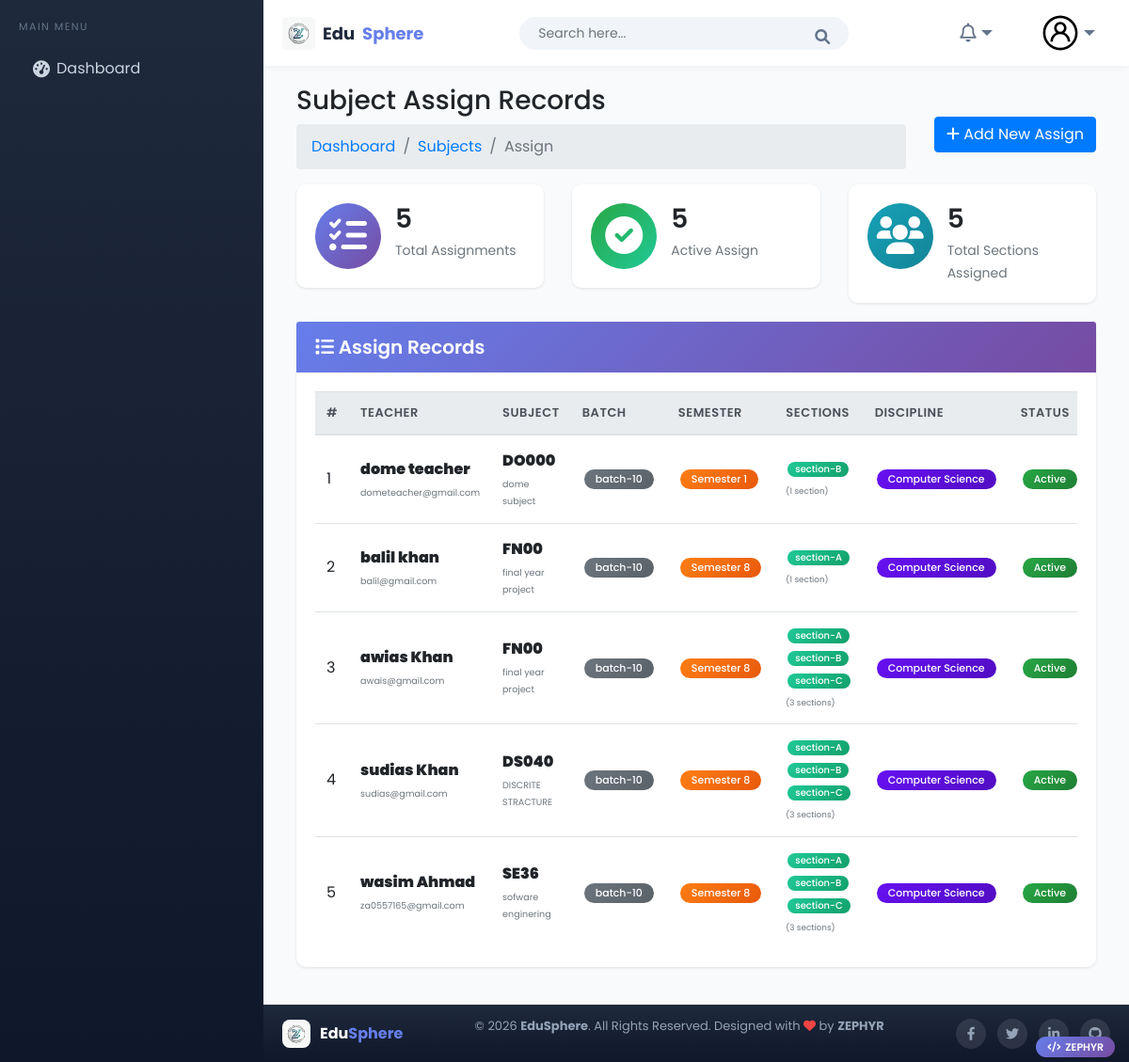
/subjectassign/view/, run on the app's committed database.
### subject/models.py (models this page shows, shortened)
class SubjectAssign(models.Model):
    teacher = models.ForeignKey(
        Teacher,
        on_delete=models.CASCADE,
        related_name="assigned_subjects",
        verbose_name="Teacher",
        help_text="Select the teacher for this subject"
    )
    subject = models.ForeignKey(
        Subject,
        on_delete=models.CASCADE,
        related_name="assigned_teachers",
        verbose_name="Subject",
        help_text="Select the subject to assign"
    )
    batch = models.ForeignKey(
        Batch,
        on_delete=models.CASCADE,
        related_name="subject_assignments",
        verbose_name="Batch",
        help_text="Select the batch for this assignment"
    )
    semester = models.ForeignKey(
        Semester,
        on_delete=models.CASCADE,
        related_name="subject_assignments",
        verbose_name="Semester",
        help_text="Select the semester for this assignment"
    )
    sections = models.ManyToManyField(
        Section,
        related_name="subject_assignments",
        verbose_name="Sections",
        help_text="Select multiple sections for this assignment"
    )
    assigned_date = models.DateField(
        auto_now_add=True,
        verbose_name="Assigned Date"
    )
    discipline = models.ForeignKey(
        Discipline,
        on_delete=models.CASCADE,
        verbose_name="Discipline"
    )
    is_active = models.BooleanField(
        default=True,
        verbose_name="Active SubjectAssign"
    )
    class Meta:
        verbose_name = "Subject Assignment"
        verbose_name_plural = "Subject Assignments"
        unique_together = ['teacher', 'subject', 'batch', 'semester']
        ordering = ['teacher', 'subject']

class Subject(models.Model):
    SUBJECT_TYPE_CHOICES = [
        ('core', 'Core'),
        ('elective', 'Elective'),
    ]
    name = models.CharField(
        max_length=100,
        verbose_name="Subject Name",
        help_text="Enter the full name of the subject"
    )
    code = models.CharField(
        max_length=20,
        unique=True,
        verbose_name="Subject Code",
        help_text="Short code for the subject (e.g., CS101)"
    )
    subject_type = models.CharField(
        max_length=10,
        choices=SUBJECT_TYPE_CHOICES,
        default='core',
        verbose_name="Subject Type"
    )
    prerequisites = models.ManyToManyField(
        'self',
        symmetrical=False,
        blank=True,
        verbose_name="Prerequisite Subjects",
        help_text="Select subjects that must be completed before taking this subject",
        related_name='is_prerequisite_for'
    )
    credit_hours = models.PositiveSmallIntegerField(
        default=3,
        validators=[
            MinValueValidator(1),
            MaxValueValidator(10)
        ],
        verbose_name="Credit Hours",
        help_text="Number of credit hours for this subject"
    )
    description = models.TextField(
        blank=True,
        null=True,
        verbose_name="Description",
        help_text="Optional description about the subject"
    )
    created_at = models.DateTimeField(auto_now_add=True)
    updated_at = models.DateTimeField(auto_now=True)
    is_active = models.BooleanField(default=True)
    class Meta:
        verbose_name = "Subject"
        verbose_name_plural = "Subjects"
        ordering = ['code']

### teachers/models.py (models this page shows, shortened)
class Teacher(models.Model):  #
    user = models.OneToOneField(CustomUser, on_delete=models.CASCADE, related_name="teacher", null=True, blank=True)
    first_name = models.CharField(max_length=100)
    last_name = models.CharField(max_length=100)
    father_name = models.CharField(max_length=100)
    teacher_id = models.CharField(max_length=20, unique=True)
    gender = models.CharField(max_length=10, choices=[('Male','Male'),('Female','Female'),('Others','Others')], blank=True, null=True)
    date_of_birth = models.DateField(null=True, blank=True)
    salary = models.DecimalField(max_digits=10, decimal_places=2,blank=True,null=True)
    religion = models.CharField(max_length=50, blank=True)
    joining_date = models.DateField(null=True, blank=True)
    mobile_number = models.CharField(max_length=15)
    email = models.EmailField(max_length=100)
    field = models.CharField(max_length=50, verbose_name="Specialization")
    experience = models.PositiveIntegerField(blank=True,null=True)
    teacher_image = models.ImageField(upload_to='teachers/', blank=True)
    slug = models.SlugField(max_length=255, unique=True, blank=True)
    is_active = models.BooleanField(default=True)
    role = models.CharField(max_length=50, blank=True, default="Teacher")
    class Meta:
        ordering = ['first_name', 'last_name']
        verbose_name = "Teacher"
        verbose_name_plural = "Teachers"

### Academic/models.py (models this page shows, shortened)
class Batch(models.Model):
    name = models.CharField(max_length=10)
    start_session = models.CharField(max_length=10)
    end_session = models.CharField(max_length=10)
    discipline = models.ForeignKey(Discipline, on_delete=models.CASCADE)

class Semester(models.Model):
    number = models.IntegerField(
        validators=[MinValueValidator(1), MaxValueValidator(8)],
        unique=True
    )

class Section(models.Model):  # Changed from Sections to Section (singular)
    name = models.CharField(max_length=10)
    batch = models.ForeignKey(Batch, on_delete=models.CASCADE)
    discipline = models.ForeignKey(Discipline, on_delete=models.CASCADE)
    class Meta:
        unique_together = ('name', 'batch')

class Discipline(models.Model):  # Fixed spelling from Decipline to Discipline
    PROGRAM_CHOICES = [
        ('BS', 'BS'),
        ('MS', 'MS'),
        ('PhD', 'PhD'),
    ]
    FIELD_CHOICES = [
        ('Computer Science', 'Computer Science'),
        ('Software Engineering', 'Software Engineering'),
        ('Artificial Intelligence', 'Artificial Intelligence'),
        ('Cyber Security', 'Cyber Security'),
        ('Data Science', 'Data Science'),
    ]
    program = models.CharField(max_length=40, choices=PROGRAM_CHOICES)
    field = models.CharField(max_length=40, choices=FIELD_CHOICES)
    class Meta:
        unique_together = ('program', 'field')
        verbose_name_plural = "Disciplines"

### subject/views.py (the view)
# urls.py: path('assign/view/', views.show_subject_assign, name='show_subject_assign'),
def show_subject_assign(request):
    assigns = SubjectAssign.objects.select_related(
        "teacher", "subject", "batch", "semester", "discipline"
    ).prefetch_related("sections").order_by('-id')
    subject_id = request.GET.get('subject')
    teacher_id = request.GET.get('teacher')
    batch_id = request.GET.get('batch')
    semester_id = request.GET.get('semester')
    if subject_id:
        assigns = assigns.filter(subject_id=subject_id)
    if teacher_id:
        assigns = assigns.filter(teacher_id=teacher_id)
    if batch_id:
        assigns = assigns.filter(batch_id=batch_id)
    if semester_id:
        assigns = assigns.filter(semester_id=semester_id)
    context = {
        "assigns": assigns,
        "subjects": Subject.objects.filter(is_active=True),
        "teachers": Teacher.objects.all(),
        "batches": Batch.objects.all(),
        "semesters": Semester.objects.all(),
    }
    return render(request, "subject/show-subject-assign-record.html", context)

### templates/subject/show-subject-assign-record.html (shortened to what this page needs)
{% extends "Home/base.html" %}
{% load static %}
{% block body %}
<div class="page-wrapper">
    <div class="content container-fluid">
        <div class="page-header">
            <div class="row align-items-center">
                <div class="col">
                    <h3 class="page-title">Subject Assign Records</h3>
                    <ul class="breadcrumb">
                        <li class="breadcrumb-item"><a href="{% url 'index' %}">Dashboard</a></li>
                        <li class="breadcrumb-item"><a href="{% url 'subject:view_subject' %}">Subjects</a></li>
                        <li class="breadcrumb-item active">Assign</li>
                    </ul>
                </div>
                <div class="col-auto text-right">
                    <a href="{% url 'subject:add_subject_assign' %}" class="btn btn-primary">
                        <i class="fas fa-plus"></i> Add New Assign
                    </a>
                </div>
            </div>
        </div>
        <div class="row">
            <div class="col-md-4">
                <div class="card dash-widget">
                    <div class="card-body">
                        <span class="dash-widget-icon bg-primary">
                            <i class="fas fa-tasks"></i>
                        </span>
                        <div class="dash-widget-info">
                            <h3>{{ assigns|length }}</h3>
                            <span>Total Assignments</span>
                        </div>
                    </div>
                </div>
            </div>
            <div class="col-md-4">
                <div class="card dash-widget">
                    <div class="card-body">
                        <span class="dash-widget-icon bg-success">
                            <i class="fas fa-check-circle"></i>
                        </span>
                        <div class="dash-widget-info">
                            <h3>{{ assigns|length }}</h3>
                            <span>Active Assign</span>
                        </div>
                    </div>
                </div>
            </div>
            <div class="col-md-4">
                <div class="card dash-widget">
                    <div class="card-body">
                        <span class="dash-widget-icon bg-info">
                            <i class="fas fa-users"></i>
                        </span>
                        <div class="dash-widget-info">
                            <h3>{{ assigns|length }}</h3>
                            <span>Total Sections Assigned</span>
                        </div>
                    </div>
                </div>
            </div>
        </div>
        <div class="card">
            <div class="card-header bg-gradient-primary text-white">
                <h5 class="card-title mb-0">
                    <i class="fas fa-list"></i> Assign Records
                </h5>
            </div>
            <div class="card-body">
                <div class="table-responsive">
                    <table class="table table-hover table-center mb-0">
                        <thead class="thead-light">
                            <tr>
                                <th>#</th>
                                <th>Teacher</th>
                                <th>Subject</th>
                                <th>Batch</th>
                                <th>Semester</th>
                                <th>Sections</th>
                                <th>Discipline</th>
                                <th>Status</th>
                            </tr>
                        </thead>
                        <tbody>
                            {% for assign in assigns %}
                            <tr>
                                <td>{{ forloop.counter }}</td>
                                <td>
                                    <div class="teacher-info">
                                        <div class="teacher-name">
                                            <strong>{{ assign.teacher.first_name }} {{ assign.teacher.last_name }}</strong>
                                        </div>
                                        <div class="teacher-email">
                                            <small class="text-muted">{{ assign.teacher.email|default:"No email" }}</small>
                                        </div>
                                    </div>
                                </td>
                                <td>
                                    <div class="subject-info">
                                        <div class="subject-code">
                                            <strong>{{ assign.subject.code }}</strong>
                                        </div>
                                        <div class="subject-name">
                                            <small class="text-muted">{{ assign.subject.name|truncatechars:30 }}</small>
                                        </div>
                                    </div>
                                </td>
                                <td><span class="badge badge-batch">{{ assign.batch.name }}</span></td>
                                <td><span class="badge badge-semester">Semester {{ assign.semester.number }}</span></td>
                                <td class="sections-cell">
                                    {% with sections=assign.sections.all %}
                                        {% if sections %}
                                            <div class="sections-list">
                                                {% for section in sections %}
                                                    <span class="badge badge-section">{{ section.name }}</span>
                                                {% endfor %}
                                            </div>
                                            <div class="sections-count text-muted mt-1">
                                                <small>({{ sections|length }} section{{ sections|length|pluralize }})</small>
                                            </div>
                                        {% else %}
                                            <span class="badge badge-warning">No Sections</span>
                                        {% endif %}
                                    {% endwith %}
                                </td>
                                <td><span class="badge badge-discipline">{{ assign.discipline.field|truncatechars:20 }}</span></td>
                                <td>
                                    {% if assign.is_active %}
                                        <span class="badge badge-success">Active</span>
                                    {% else %}
                                        <span class="badge badge-danger">Inactive</span>
                                    {% endif %}
                                </td>
                            </tr>
                            {% endfor %}
                        </tbody>
                    </table>
                </div>
            </div>
        </div>
    </div>
</div>
{% endblock %}

### data on the page
SubjectAssign: teacher.first_name "dome", teacher.last_name "teacher", teacher.email "dometeacher@gmail.com", subject.code "DO000", subject.name "dome subject", batch.name "batch-10", semester.number "1", sections.all|length "1", discipline.field "Computer Science", is_active "Active"
Section: name "section-B"
SubjectAssign: teacher.first_name "balil", teacher.last_name "khan", teacher.email "balil@gmail.com", subject.code "FN00", subject.name "final year project", batch.name "batch-10", semester.number "8", sections.all|length "1", discipline.field "Computer Science", is_active "Active"
Section: name "section-A"
SubjectAssign: teacher.first_name "awias", teacher.last_name "Khan", teacher.email "awais@gmail.com", subject.code "FN00", subject.name "final year project", batch.name "batch-10", semester.number "8", sections.all|length "3", discipline.field "Computer Science", is_active "Active"
Section: name "section-C"
SubjectAssign: teacher.first_name "sudias", teacher.last_name "Khan", teacher.email "sudias@gmail.com", subject.code "DS040", subject.name "DISCRITE STRACTURE", batch.name "batch-10", semester.number "8", sections.all|length "3", discipline.field "Computer Science", is_active "Active"
SubjectAssign: teacher.first_name "wasim", teacher.last_name "Ahmad", teacher.email "za0557165@gmail.com", subject.code "SE36", subject.name "sofware enginering", batch.name "batch-10", semester.number "8", sections.all|length "3", discipline.field "Computer Science", is_active "Active"

### other printed values
{{ assigns|length }} "5"
